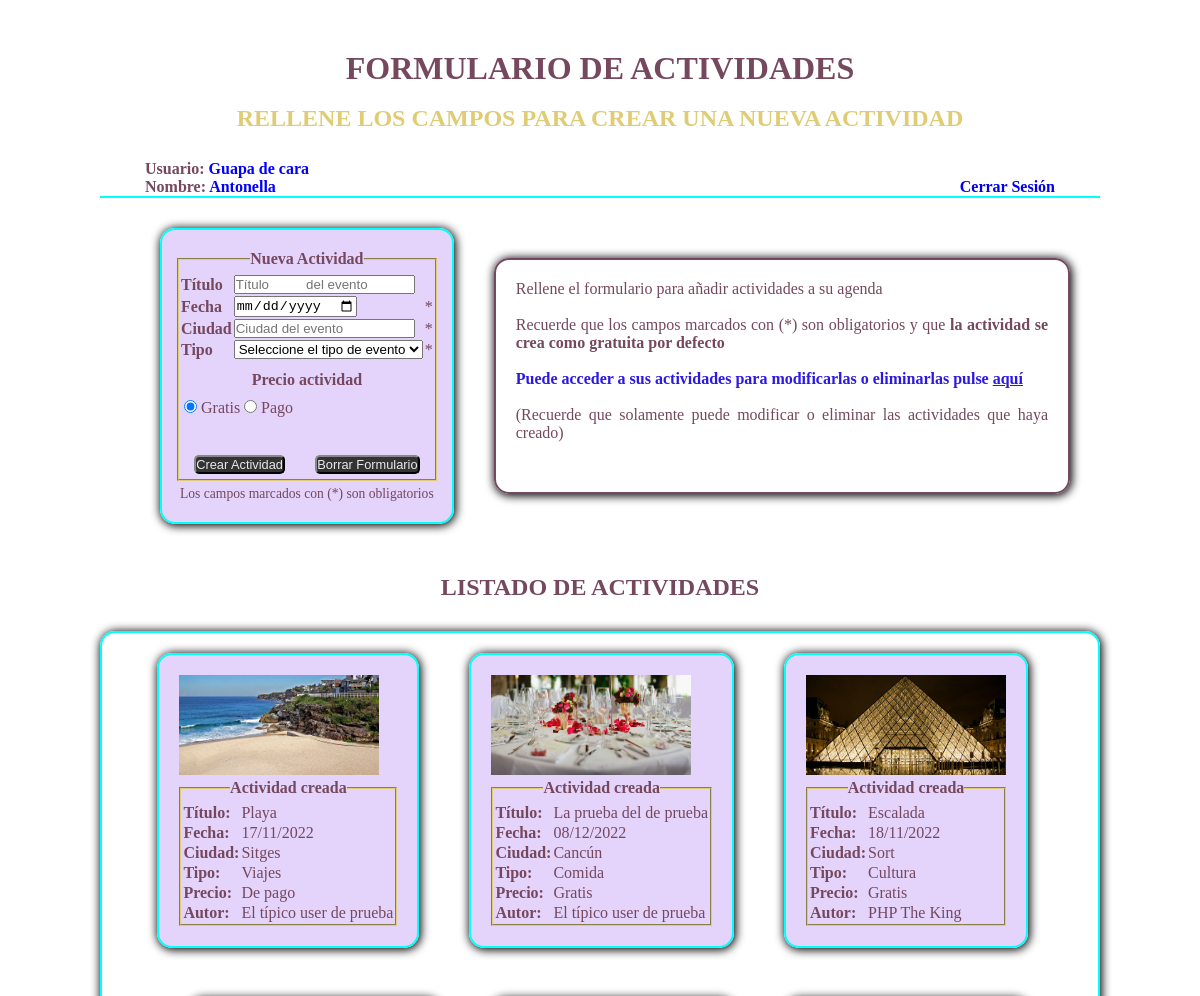
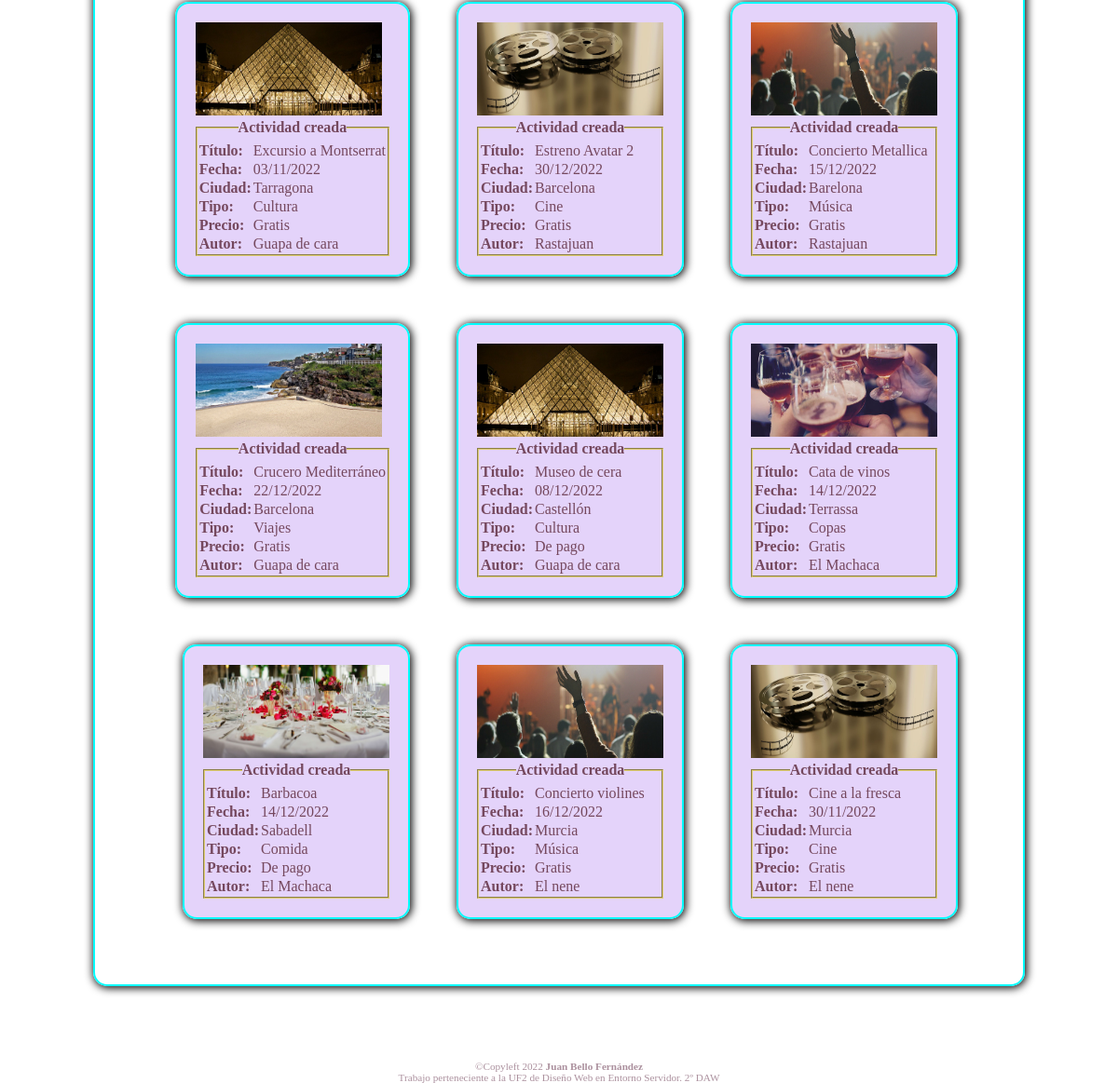
The app's page /index.php (signed in) with its own data (2 pictures, top to bottom).
### tables this page shows
CREATE TABLE `actividades` (
  `id` int(11) NOT NULL,
  `titulo` varchar(200) NOT NULL DEFAULT 'Actividad sin título',
  `ciudad` varchar(100) NOT NULL,
  `fecha` date NOT NULL,
  `tipo` varchar(50) NOT NULL,
  `precio` bit(1) NOT NULL,
  `usuario` varchar(50) DEFAULT NULL
);

### controllers/controlActividad.php (called while the page is built, shortened)
<?php
require "clases/actividad.php";
function listActivities()
{
    global $conexion;
    $sql = "SELECT * FROM actividades";
    $resultado = $conexion->query($sql);
    $actividades = [];
    if ($resultado->num_rows > 0)
    {
        while ($fila = $resultado->fetch_assoc())
        {
            $actividades[] = new Actividad(
                $fila['titulo'],
                $fila['ciudad'],
                $fila['tipo'],
                $fila['fecha'],
                ($fila['precio'] == 0) ? "Gratis" : "De pago",
                $fila['usuario'],
            );
        }
    }
    return $actividades;
}

### clases/actividad.php (called while the page is built, shortened)
<?php
class Actividad{
    public $titulo;
    public $tipo;
    public $fecha;
    public $ciudad;
    public $precio;
    Public $usuario;
    function __construct($titulo,$ciudad, $tipo, $fecha,  $precio, $usuario){
        $this->titulo=$titulo;
        $this->ciudad = $ciudad;
        $this->tipo=$tipo;
        $this->fecha=$fecha;
        $this->precio=$precio;
        $this->usuario=$usuario;
    }
    function getTitulo(){
        return $this->titulo;
    }
    function getCiudad(){
        return $this->ciudad;
    }
    function getTipo(){
        return $this->tipo;
    }
    function getFecha(){
        return $this->fecha;
    }
    function getPrecio(){
        return $this->precio;
    }
    function getUsuario(){
        return $this->usuario;
    }
}

### resultado.php (the view)
<div id="nuevaActividad">
  <section>
    <img class="imgs" src="./imgs/<?php echo $actividad->tipo ?>.jpg" />
    <fieldset>
      <legend class="negrita">Actividad creada</legend>
      <table>
        <tr>
          <td class="negrita">T&iacute;tulo:</td>
          <td><?php echo $actividad->getTitulo() ?></td>
        </tr>
        <tr>
          <td class="negrita">Fecha:</td>
          <td><?php echo date("d/m/Y", strtotime($actividad->getFecha())) ?></td>
        </tr>
        <tr>
          <td class="negrita">Ciudad:</td>
          <td><?php echo $actividad->getCiudad() ?></td>
        </tr>
        <tr>
          <td class="negrita">Tipo:</td>
          <td><?php echo $actividad->getTipo() ?></td>
        </tr>
        <tr>
          <td class="negrita">Precio:</td>
          <td><?php echo $actividad->getPrecio() ?>
          </td>
        </tr>
        <tr>
          <td class="negrita">Autor:</td>
          <td><?php echo $actividad->getUsuario() ?>
          </td>
        </tr>
      </table>
    </fieldset>
  </section>
</div>

### index.php (shortened to what this page needs)
<?php
require "controllers/controlUsuario.php";
require "controllers/controlActividad.php";
?>
<!DOCTYPE html>
<html lang="es">
<head>
    <link rel="stylesheet" href="css/index_css.css">
</head>
<body>
    <header>
        <h1>FORMULARIO DE ACTIVIDADES</h1>
        <BR>
        <h2>RELLENE LOS CAMPOS PARA CREAR UNA NUEVA ACTIVIDAD</h2>
    </header>
    <div id="users">
        <nav class="users">
            <div class="datosUsuario">
                <p>Usuario:<spam> <?php echo $_SESSION["usuario"]["id"]; ?></spam><br>
                    Nombre:<spam> <?php echo $_SESSION["usuario"]["nombre"]; ?></spam>
                </p>
            </div>
            <div class="salir">
                <form>
                    <br>
                    <a href="logOut.php" name="logOut" title="Cierra sesión">Cerrar Sesión</a>
                </form>
            </div>
        </nav>
    </div>
    <div id="formulario">
        <section class="datos">
        </section>
        <p class="info">Rellene el formulario para añadir actividades a su agenda<br>
            <br>Recuerde que los campos marcados con (*) son obligatorios y que <strong>la actividad se crea como gratuita por defecto</strong>
            <br><br>
            <strong class="resaltar">Puede acceder a sus actividades para modificarlas o eliminarlas pulse <a class="resaltar" href="actividadesUsuario.php">aquí</a></strong> <br><br>(Recuerde que solamente puede modificar o eliminar las actividades que haya creado)
        </p>
    </div>
    <div class="encabezadoActividades">
        <h2>LISTADO DE ACTIVIDADES</h2>
    </div>
    <div id="resultados">
        <?php
        $actividades = listActivities();
        foreach ($actividades as $actividad) :  ?>
            <?php
            include "resultado.php";
            ?>
        <?php endforeach; ?>
    </div>
    <footer>
        <p>©Copyleft 2022 <strong>Juan Bello Fernández</strong> </br> Trabajo perteneciente a la UF2 de Diseño Web en Entorno Servidor. 2º DAW</p>
    </footer>
</body>
</html>

### css/index_css.css (style rules this page uses)
* { margin: 0px; padding: 0px; box-sizing: border-box; }
html { font-family: "Times New Roman", Times, serif; height: 100%; }
body { display: flex; flex-direction: column; color: gainsboro; margin: 0 auto; max-width: 1000px; padding-top: 50px; height: 100%; }
fieldset { border-color: #dfcc74; }
footer { text-align: center; font-size: 0.7em; bottom: 50px; margin-top: 50px; color:#75485e; opacity: .6; }
h1 { color: #75485e; }
header { width: 100%; height: 50px; text-align: center; margin-bottom: 20px; color: #dfcc74; }
nav { border-bottom: 2px aqua solid; }
legend { text-align: center; margin: 15px 0 5px 0; }
section { place-content: center; max-width: 300px; padding: 20px; border: 2px solid aqua; box-shadow: 1px 1px 10px 1px #000000; border-radius: 15px; margin-right: 50px; color: #75485E; background-color: rgba(202, 168, 245, .5); }
spam { color: blue; }
#formulario { display: flex; justify-content: space-between ; align-self: flex-start; margin: 0 0 20px 50px; }
#nuevaActividad { margin-bottom: 50px; }
#resultados { display: flex; flex-direction: row-reverse; justify-content: flex-start; align-items: flex-start; flex-wrap: wrap-reverse; margin: 0 0 30px 0; padding: 20px; border:2px solid aqua; border-radius: 15px; box-shadow: 1px 1px 10px 1px #000000; }
.datosUsuario { text-align: left; }
.encabezadoActividades { text-align: center; margin: 30px auto; width: 100%; color: #75485E; }
.info { border: 2px solid; border-radius: 15px; color: #75485E; font-size: 1em; margin: 30px ; box-shadow: 1px 1px 10px 1px #000000; padding: 20px; text-align: justify; }
.infoForm { margin-top: 5px; font-size: 85%; text-align: center; color:#75485e; }
.imgs { width: 200px; height: 100px; }
.resaltar { color: rgb(44, 24, 228); }
.salir a { text-decoration: none; }
.users { display: flex; justify-content: space-between; align-items: center; padding: 0px 45px; width: 100%; text-align: right; color: #75485e; font-weight: bold; margin: 40px auto; margin-bottom: 30px; }
.boton { margin-top: 10px; border-radius: 5px; border-color: #333333; background-color: #333333; color: #e9e9e9; font-size: 0.8em; }
.botonera { display: flex; justify-content: space-around; margin-bottom: 5px ; }
.datos { margin: 0 10px; padding: 20px 15px; }
.negrita { font-weight: bold; }
.precios { border: none; margin: 10px 5px; padding-top: 5px; }
.required { color: #75485e; }

### records on screen
actividades: tipo (picture), titulo "Cine a la fresca", fecha "30/11/2022", ciudad "Murcia", tipo "Cine", Precio "Gratis", usuario "El nene"
actividades: tipo (picture), titulo "Concierto violines", fecha "16/12/2022", ciudad "Murcia", tipo "Música", Precio "Gratis", usuario "El nene"
actividades: tipo (picture), titulo "Barbacoa", fecha "14/12/2022", ciudad "Sabadell", tipo "Comida", Precio "De pago", usuario "El Machaca"
actividades: tipo (picture), titulo "Cata de vinos", fecha "14/12/2022", ciudad "Terrassa", tipo "Copas", Precio "Gratis", usuario "El Machaca"
actividades: tipo (picture), titulo "Museo de cera", fecha "08/12/2022", ciudad "Castellón", tipo "Cultura", Precio "De pago", usuario "Guapa de cara"
actividades: tipo (picture), titulo "Crucero Mediterráneo", fecha "22/12/2022", ciudad "Barcelona", tipo "Viajes", Precio "Gratis", usuario "Guapa de cara"
actividades: tipo (picture), titulo "Concierto Metallica", fecha "15/12/2022", ciudad "Barelona", tipo "Música", Precio "Gratis", usuario "Rastajuan"
actividades: tipo (picture), titulo "Estreno Avatar 2", fecha "30/12/2022", ciudad "Barcelona", tipo "Cine", Precio "Gratis", usuario "Rastajuan"
actividades: tipo (picture), titulo "Excursio a Montserrat", fecha "03/11/2022", ciudad "Tarragona", tipo "Cultura", Precio "Gratis", usuario "Guapa de cara"
actividades: tipo (picture), titulo "Escalada", fecha "18/11/2022", ciudad "Sort", tipo "Cultura", Precio "Gratis", usuario "PHP The King"
actividades: tipo (picture), titulo "La prueba del de prueba", fecha "08/12/2022", ciudad "Cancún", tipo "Comida", Precio "Gratis", usuario "El típico user de prueba"
actividades: tipo (picture), titulo "Playa", fecha "17/11/2022", ciudad "Sitges", tipo "Viajes", Precio "De pago", usuario "El típico user de prueba"

### other values on screen
$_SESSION["usuario"]["id"] "Guapa de cara"
$_SESSION["usuario"]["nombre"] "Antonella"
